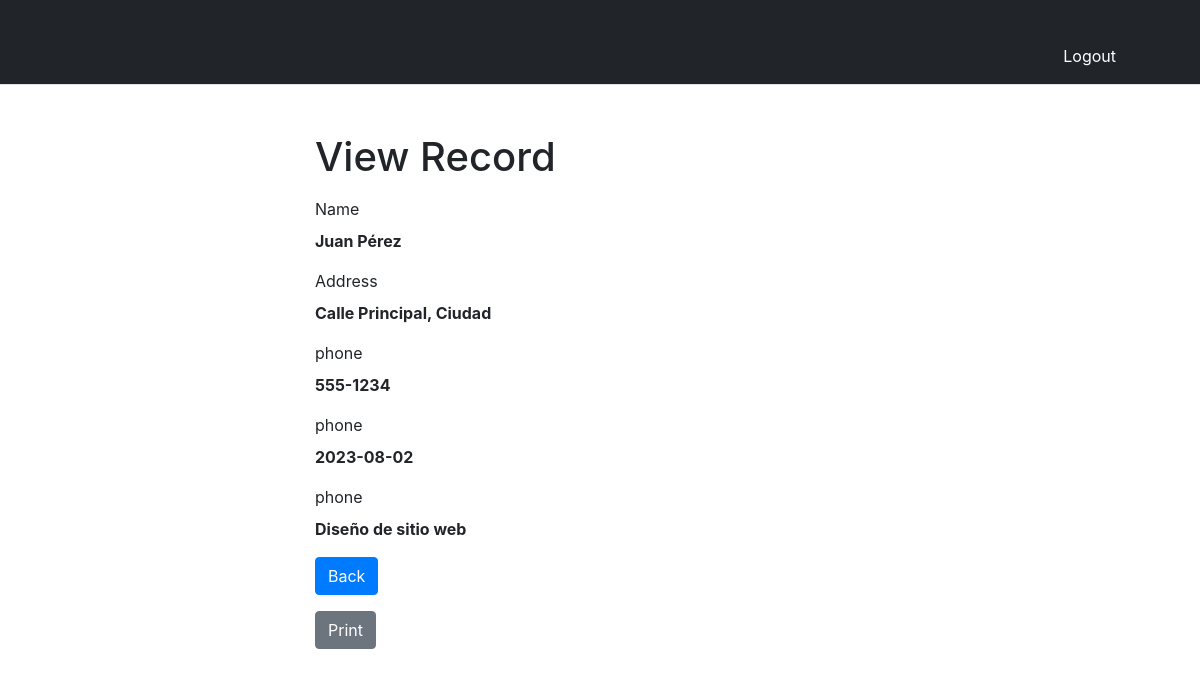
The page /view/read.php?id=2 (signed in) on the database its author committed.
### tables this page shows
CREATE TABLE `client` (
  `id` int(11) NOT NULL,
  `fullname` varchar(255) NOT NULL,
  `phone` varchar(255) NOT NULL,
  `address` text NOT NULL,
  `application_date` varchar(255) NOT NULL,
  `solicited_service` varchar(255) NOT NULL
);

### view/read.php (the view, shortened to what this page needs)
<?php
require_once "../view/header.php";
if(isset($_GET["id"]) && !empty(trim($_GET["id"]))){
    require_once "../model/config.php";
    $sql = "SELECT * FROM client WHERE id = ?";
    if($stmt = mysqli_prepare($link, $sql)){
        mysqli_stmt_bind_param($stmt, "i", $param_id);
        if(mysqli_stmt_execute($stmt)){
            $result = mysqli_stmt_get_result($stmt);
            if(mysqli_num_rows($result) == 1){
                $row = mysqli_fetch_array($result, MYSQLI_ASSOC);
            } else{
                header("location: error.php");
                exit();
            }
        } else{
            echo "Oops! Something went wrong. Please try again later.";
        }
    }
} else{
    header("location: error.php");
    exit();
}
?>
<!DOCTYPE html>
<html lang="en">
<head>
    <link rel="stylesheet" href="https://stackpath.bootstrapcdn.com/bootstrap/4.5.2/css/bootstrap.min.css">
</head>
<body>
    <div class="wrapper">
        <div class="container-fluid">
            <div class="row">
                <div class="col-md-12">
                    <h1 class="mt-5 mb-3">View Record</h1>
                    <div class="form-group">
                        <label>Name</label>
                        <p><b><?php echo $row["fullname"]; ?></b></p>
                    </div>
                    <div class="form-group">
                        <label>Address</label>
                        <p><b><?php echo $row["address"]; ?></b></p>
                    </div>
                    <div class="form-group">
                        <label>phone</label>
                        <p><b><?php echo $row["phone"]; ?></b></p>
                    </div>
                    <div class="form-group">
                        <label>phone</label>
                        <p><b><?php echo $row["application_date"]; ?></b></p>
                    </div>
                    <div class="form-group">
                        <label>phone</label>
                        <p><b><?php echo $row["solicited_service"]; ?></b></p>
                    </div>
                    <p><a href="user.php" class="btn btn-primary">Back</a></p>
                    <button id="imp" class="btn btn-secondary">Print</button>
                </div>
            </div>
        </div>
    </div>
</body>
</html>

### view/read.php (style rules this page uses)
.wrapper { width: 600px; margin: 0 auto; }

### rows shown on the page
client: fullname "Juan Pérez", address "Calle Principal, Ciudad", phone "555-1234", application_date "2023-08-02", solicited_service "Diseño de sitio web"
